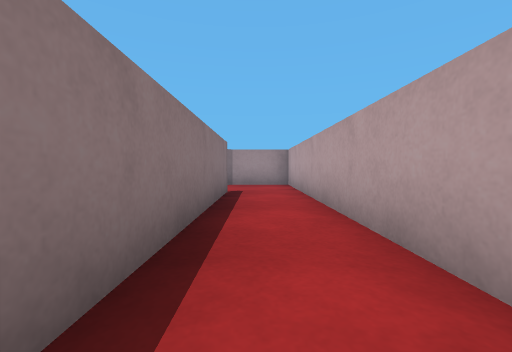
view 1 (above)

15 first-person views from a walk through a robot-simulator world made for Webots. The camera is 0.03 m above the floor, tilts 2° down and sees 90° across. The floor is counted in squares, 0.05 m on a side. Each view is taken from the middle of a square. On the plan, view 1 faces up. The plan holds only what a view shows up to about 9 squares ahead; the rest is blank. The robots in the file are not drawn.

view 2
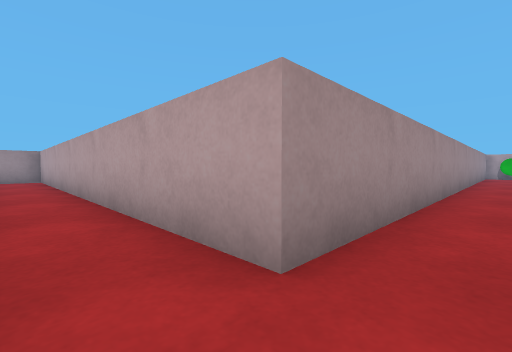

view 3
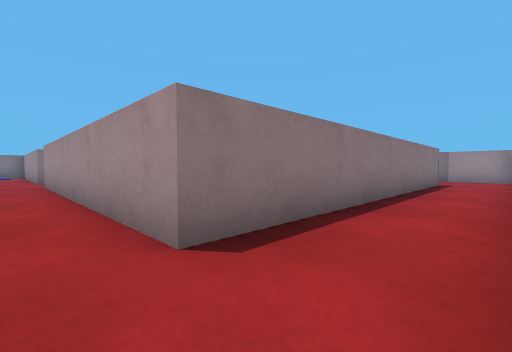

view 4
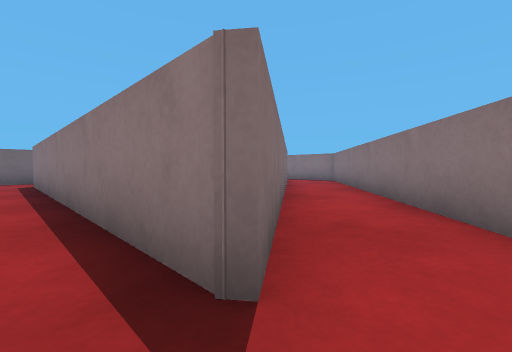

view 5
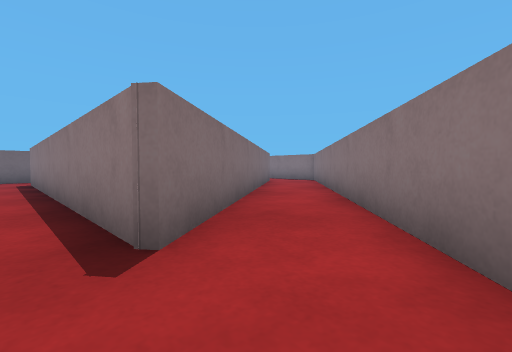

view 6
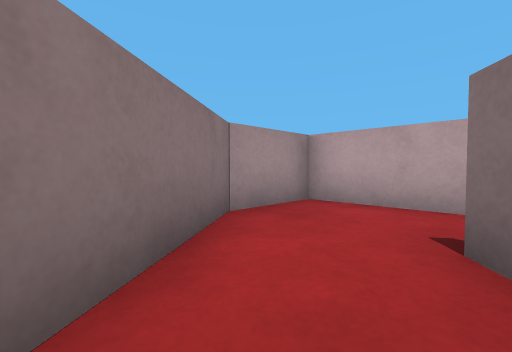

view 7
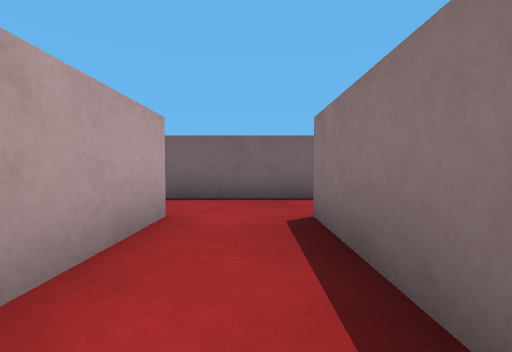

view 8
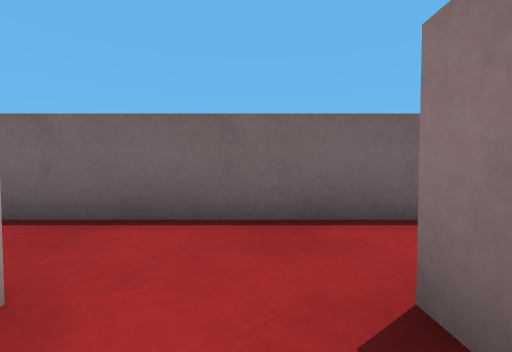

view 9
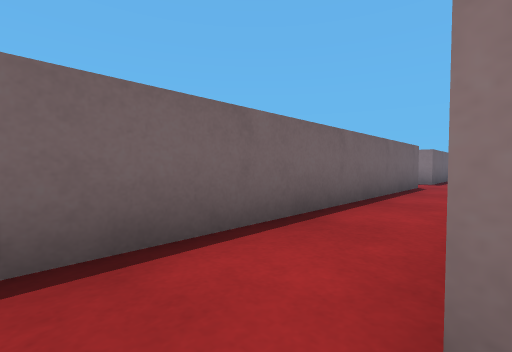

view 10
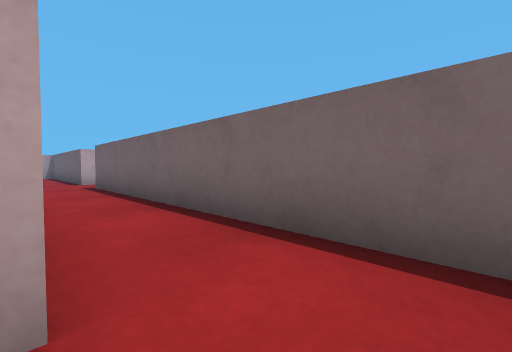

view 11
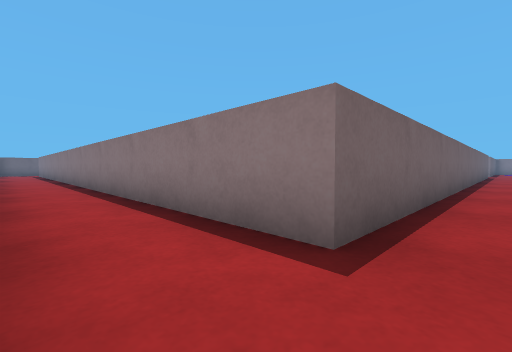

view 12
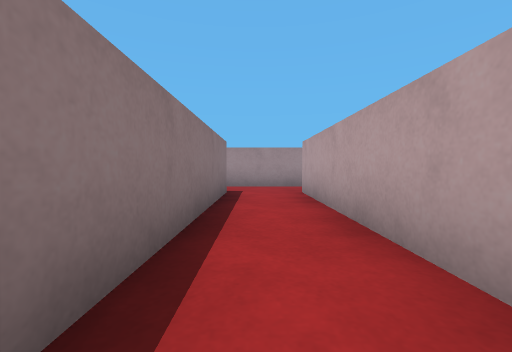

view 13
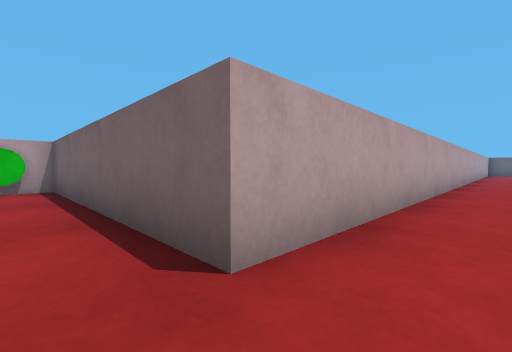

view 14
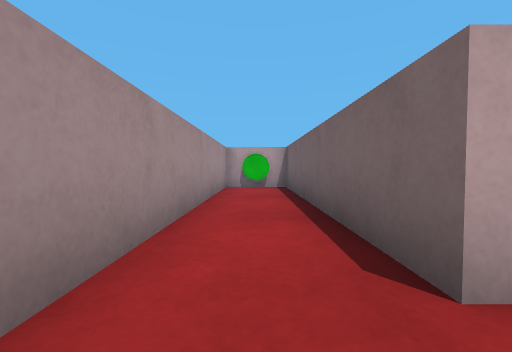

view 15
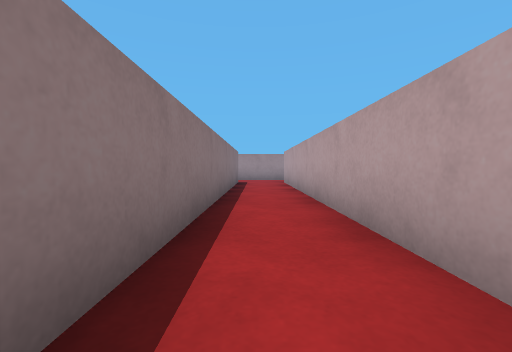

### Floor plan
Points are (right, up) in squares from view 1. A wall is a line through its corners. A room is listed if a view was taken in it or the views show most of it. See-through windows are left out.
Room 1 (views 1, 4, 5, 6, 7, 8, 9, 10)
walls: (-3.6, 4.1) (-0.7, 6.3) (-0.7, -3.1); (1.1, -3.1) (1.1, 8.7) (-0.8, 8.7) (-4.9, 5.6)
ways out: opening at (0, -4) to room 2
Room 2 (view 2)
walls: (-8.6, -4.9) (0.6, -4.9); (-10.2, -3.1) (-10.9, -3.1); (-10.9, -4.9) (-10.3, -4.9); (-0.7, -3.1) (-8.5, -3.1)
ways out: opening at (0, -4) to room 1; opening at (1, -4) to room 3
Room 3 (views 3, 11, 12, 13, 14, 15)
walls: (10.1, -15.8) (10.1, -4.9) (16.7, -4.9) (16.7, -3.1) (1.1, -3.1); (0.6, -4.9) (8.3, -4.9) (8.3, -15.1)
ways out: opening at (1, -4) to room 2
objects: green cylinder (17, -4)

Positions as (right, up) in squares from view 1, and headings:
1: (0, 0), facing up
2: (0, -4), facing up-right
3: (1, -4), facing up-left
4: (0, 7), facing down-left
5: (0, 8), facing down-left
6: (-3, 6), facing up-right
7: (0, 0), facing down
8: (0, -2), facing down
9: (0, -3), facing down-left
10: (0, -3), facing down-right
11: (10, -4), facing down-left
12: (9, -11), facing up
13: (9, -4), facing down-right
14: (9, -4), facing right
15: (9, -15), facing up
